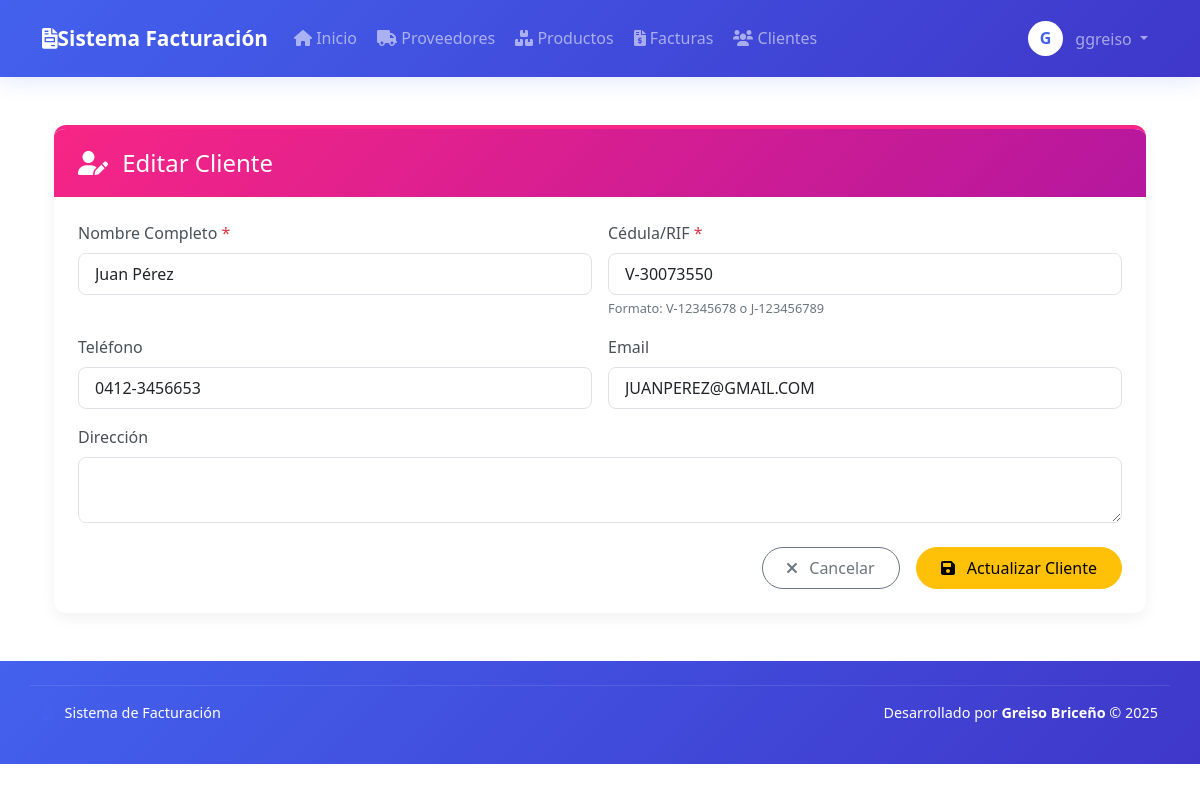
Screenshot of /modules/clients/edit.php?id=3 (signed in) with the database file from the repository.
### tables this page shows
CREATE TABLE `clients` (
  `id` int(11) NOT NULL,
  `name` varchar(100) NOT NULL,
  `ruc` varchar(20) DEFAULT NULL,
  `address` text,
  `phone` varchar(20) DEFAULT NULL,
  `email` varchar(100) DEFAULT NULL,
  `created_at` timestamp NOT NULL DEFAULT CURRENT_TIMESTAMP,
  `updated_at` timestamp NULL DEFAULT NULL ON UPDATE CURRENT_TIMESTAMP,
  `created_by` int(11) DEFAULT NULL,
  `updated_by` int(11) DEFAULT NULL,
  `action_type` enum('created','updated','deleted') DEFAULT 'created'
);

### modules/clients/edit.php (the view, shortened to what this page needs)
<?php
$client_id = $_GET['id'];
$stmt = $conn->prepare("SELECT * FROM clients WHERE id = ?");
$stmt->bind_param("i", $client_id);
$stmt->execute();
$result = $stmt->get_result();
$client = $result->fetch_assoc();
require_once dirname(__DIR__, 2) . '/includes/header.php';
?>
<div class="container py-4">
    <div class="card card-module-form">
        <div class="card-header card-header-module">
            <h4 class="mb-0"><i class="fas fa-user-edit me-2"></i> Editar Cliente</h4>
        </div>
        <div class="card-body p-4">
            <form action="process_edit.php" method="post" class="needs-validation" novalidate>
                <div class="row g-3">
                    <div class="col-md-6">
                        <label for="name" class="form-label required-field">Nombre Completo</label>
                        <input type="text" class="form-control" id="name" name="name" required
                               value="<?= htmlspecialchars($client['name']) ?>">
                    </div>
                    <div class="col-md-6">
                        <label for="ruc" class="form-label required-field">Cédula/RIF</label>
                        <input type="text" class="form-control" id="ruc" name="ruc" required
                               value="<?= htmlspecialchars($client['ruc']) ?>">
                        <small class="hint-text">Formato: V-12345678 o J-123456789</small>
                    </div>
                    <div class="col-md-6">
                        <label for="phone" class="form-label">Teléfono</label>
                        <input type="tel" class="form-control" id="phone" name="phone"
                               value="<?= htmlspecialchars($client['phone']) ?>">
                    </div>
                    <div class="col-md-6">
                        <label for="email" class="form-label">Email</label>
                        <input type="email" class="form-control" id="email" name="email"
                               value="<?= htmlspecialchars($client['email']) ?>">
                    </div>
                    <div class="col-12">
                        <label for="address" class="form-label">Dirección</label>
                        <textarea class="form-control" id="address" name="address" rows="2"><?= htmlspecialchars($client['address']) ?></textarea>
                    </div>
                    <div class="col-12 mt-4">
                        <div class="d-flex justify-content-end gap-3">
                            <a href="list.php" class="btn btn-outline-secondary btn-form">
                                <i class="fas fa-times me-2"></i> Cancelar
                            </a>
                            <button type="submit" class="btn btn-warning btn-form">
                                <i class="fas fa-save me-2"></i> Actualizar Cliente
                            </button>
                        </div>
                    </div>
                </div>
            </form>
        </div>
    </div>
</div>
<?php
require_once dirname(__DIR__, 2) . '/includes/footer.php';
?>

### includes/header.php (style rules this page uses)
:root { --primary-color: #4361ee; --secondary-color: #3f37c9; --accent-color: #4895ef; --light-color: #f8f9fa; --dark-color: #212529; --success-color: #4cc9f0; --info-color: #4895ef; --warning-color: #f8961e; --danger-color: #f72585; }

### modules/clients/edit.php (style rules this page uses)
.card-module-form { border: none; border-radius: 12px; box-shadow: 0 6px 15px rgba(0, 0, 0, 0.05); overflow: hidden; border-top: 4px solid #f72585; }
.card-header-module { background: linear-gradient(135deg, #f72585, #b5179e); color: white; padding: 1.25rem 1.5rem; border-bottom: none; }
.form-label { font-weight: 500; color: #495057; margin-bottom: 0.5rem; }
.form-control, .form-select { border-radius: 8px; padding: 0.5rem 1rem; border: 1px solid #dee2e6; transition: all 0.3s; }
.btn-form { border-radius: 50px; padding: 0.5rem 1.5rem; font-weight: 500; transition: all 0.3s; }
.required-field::after { content: ' *'; color: #dc3545; }
.hint-text { font-size: 0.8rem; color: #6c757d; margin-top: 0.25rem; }

### rows the page displays
clients: name "Juan Pérez", ruc "V-30073550", phone "0412-3456653", email "JUANPEREZ@GMAIL.COM"

### other values shown
substr(htmlspecialchars($_SESSION['username']), 0, 1) "G"
$_SESSION['username'] "ggreiso"
